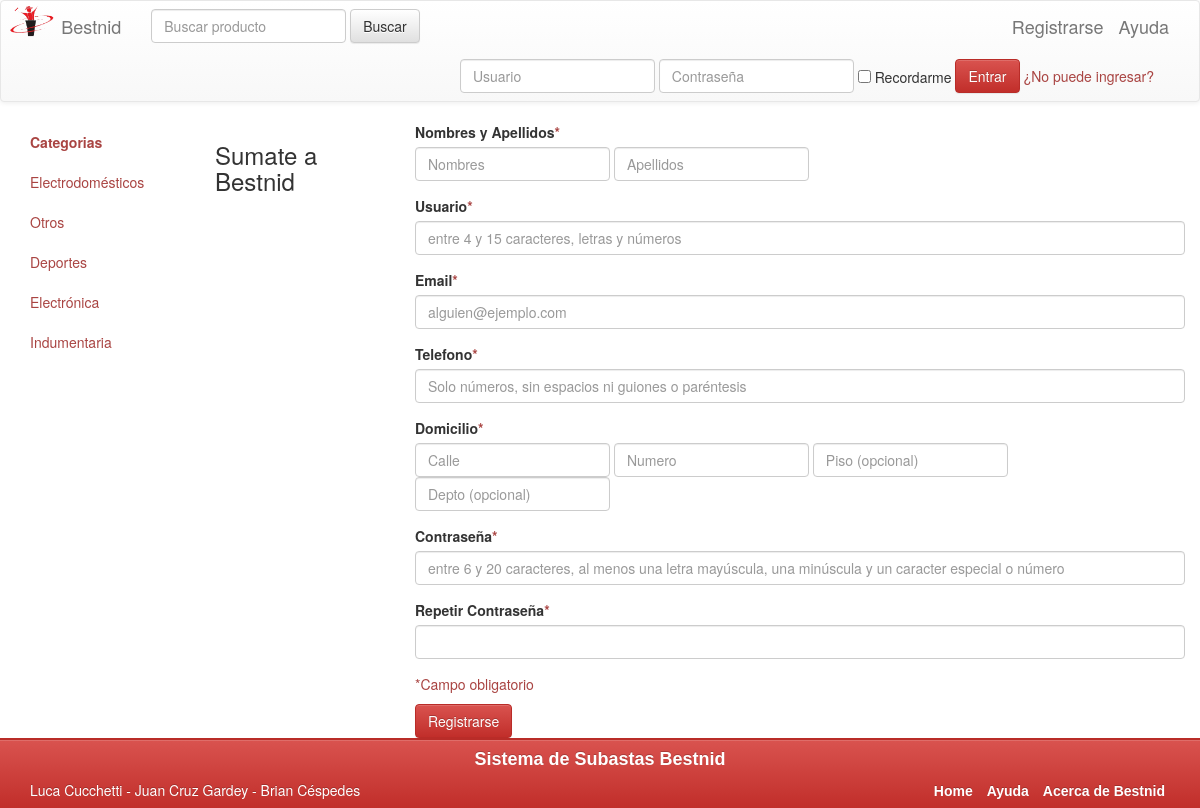
Screenshot of /Bestnid/registrarse.php with the database file from the repository.
### tables this page shows
CREATE TABLE IF NOT EXISTS `categoria` (
`idCategoria` int(11) NOT NULL,
  `nombre` varchar(50) NOT NULL,
  `descripcion` longtext
);

### Bestnid/registrarse.php (the view, shortened to what this page needs)
<!DOCTYPE html>
<html lang="es">
	<head>
		<link rel="stylesheet" href="Bootstrap/css/bootstrap.min.css">
		<link rel="stylesheet" href="Bootstrap/css/bootstrap-theme.min.css">
		<link rel="stylesheet" href="estilopropio.css">
		<link rel="stylesheet" href="Bootstrap/css/jquery-ui.css" />
	</head>
	<body>
		<section class="main container-fluid">
			<div class="main row">
				<div class="col-sm-3 col-md-2 sidebar">
		        	<ul class="nav nav-sidebar">
			            <li class="active"><a class="text-danger" href="home.php"><strong>Categorias</strong></a></li>
			            <?php
							include("conexion.php");
							$result = mysqli_query ($link, "SELECT * FROM Categoria");
							while ($row=mysqli_fetch_array($result) ) {
								echo "<li><a class='text-danger' href='listadoProductosPorCategoria.php?idCategoria=".$row["idCategoria"]." '>".$row["nombre"]."</a></li>";
							}
						?>
			        </ul>
		        </div>
				<div class="col-md-2">
					<h3>Sumate a Bestnid</h3>
				</div>
				<div class="col-md-8">
					<form name="frm-registro" id="f_registro" action="validarRegistro.php" method="POST">
						<div class="form-group">
							<label>Nombres y Apellidos<span class="text-danger">*</span></label>
							<div class="form-inline">
								<input type="text" class="form-control" name="nombres" id="inputNombres" placeholder="Nombres">
								<input type="text" class="form-control" name="apellidos" id="inputApellidos" placeholder="Apellidos">
							</div>
						</div>
						<div class="form-group">
							<label for="inputEmail">Usuario<span class="text-danger">*</span></label>
							<input type="text" name="nombreUsuario" class="form-control" id="inputUsuario" placeholder="entre 4 y 15 caracteres, letras y números">
						</div>
						<div class="form-group">
							<label for="inputEmail">Email<span class="text-danger">*</span></label>
							<input type="email" class="form-control" name="e_mail" id="inputEmail" placeholder="alguien@ejemplo.com">
						</div>
						<div class="form-group">
							<label for="inputTelefono">Telefono<span class="text-danger">*</span></label>
							<input type="text" class="form-control" name="telefono" id="inputTelefono" placeholder="Solo números, sin espacios ni guiones o paréntesis">
						</div>
						<div class="form-group">
							<label>Domicilio<span class="text-danger">*</span></label>
							<div class="form-inline">
								<input type="text" class="form-control" name="domicilioCalle" id="inputCalle" placeholder="Calle"/>
								<input type="text" class="form-control" name="domicilioNumero" id="inputNumero" placeholder="Numero"/>
								<input type="text" class="form-control" name="domicilioPiso" id="inputPiso" placeholder="Piso (opcional)"/>
								<input type="text" class="form-control" name="domicilioDepto" id="inputDepto" placeholder="Depto (opcional)">
							</div>
						</div>
						<div class="form-group">
							<label for="inputPassword">Contraseña<span class="text-danger">*</span></label>
							<input type="password" class="form-control" name="pass" id="inPassword" placeholder="entre 6 y 20 caracteres, al menos una letra mayúscula, una minúscula y un caracter especial o número">
						</div>
						<div class="form-group">
							<label for="inputRepetirPassword">Repetir Contraseña<span class="text-danger">*</span></label>
							<input type="password" class="form-control" id="inputRepetirPassword">
						</div>
						<p class="text-danger">*Campo obligatorio</p>
						<button type="button" id="btn_registro" class="btn btn-danger">Registrarse</button>
					</form>
				</div>
			</div>
		</section>
		<footer class="btn-danger">
			<div class="container">
				<div class="row">
					<h4 class="text-center">Sistema de Subastas Bestnid</h4>
				</div>
				<div class="row">
					<div class="col-md-6">
						<p>Luca Cucchetti - Juan Cruz Gardey - Brian C&eacute;spedes </p>
					</div>
					<div class="col-md-6">
						<ul class="list-inline text-right">
							<li><a href="home.php">Home</a></li>
							<li><a href="#">Ayuda</a></li>
							<li><a href="acercaBestnid.php">Acerca de Bestnid</a></li>
						</ul>
					</div>
				</div>
			</div>
		</footer>
	</body>
</html>

### Bestnid/estilopropio.css (style rules this page uses)
.navbar-brand { padding: 0px; }
footer { position: fixed; bottom: 0px; width: 100%; background: #111; background: rgba(0,0,0,.90); border-top: 2px solid #f00; z-index:100; height: 70px; }
body { margin-bottom:70px; }
footer h4 { font-weight: bold; font-family: sans-serif; }
footer a { font-weight: bold; font-family: sans-serif; color:white; }

### rows the page displays
categoria: nombre "Electrodomésticos"
categoria: nombre "Otros"
categoria: nombre "Deportes"
categoria: nombre "Electrónica"
categoria: nombre "Indumentaria"
